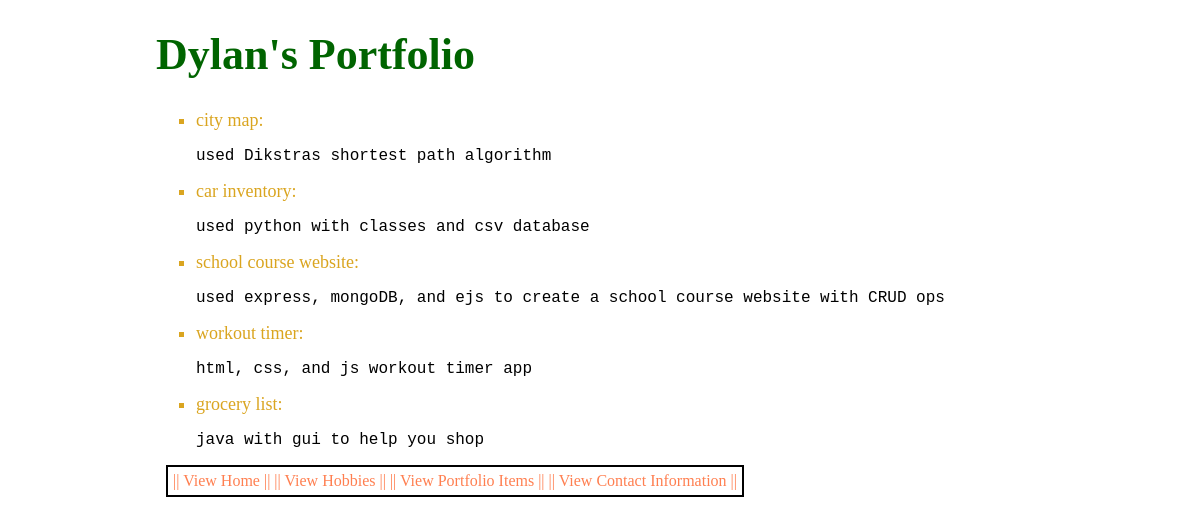
Page /portfolioItem/portfolioItemDetail on the committed database.
### items/models.py (models this page shows, shortened)
class PortfolioItem(models.Model):
    name = models.CharField(max_length=100)
    description = models.TextField()
    img_path = models.CharField(max_length=100, blank=True, null=True)

### items/views.py (the view)
# urls.py: path("portfolioItem/portfolioItemDetail", views.portfolioItemDetail, name="portfolioItem"),
def portfolioItemDetail(request):
    portfolioItemList = PortfolioItem.objects.all()
    context = {"portfolioItemList": portfolioItemList, "apis": apis}
    return render(request, "items/portfolioItemDetail.html", context)

### items/templates/items/portfolioItemDetail.html (shortened to what this page needs)
{% load static %}
<!DOCTYPE html>
<html>
<head>
    <link href="{% static 'css/styles.css' %}" rel="stylesheet">
</head>
<body>
<div class="content">
<h1>Dylan's Portfolio</h1>
    <ul>
    {% for pi in portfolioItemList %}
        <li>{{pi.name}}: </li>
        <p>{{pi.description}}</p>
    {% endfor %}
    </ul>
<div id="home-links">
    {% for api in apis %}
        <a href="{{ api.path }}">|| {{ api.name }} ||</a>
    {% endfor %}
</div>
</div>
</body>
</html>

### items/static/css/styles.css (style rules this page uses)
.content { width: 75%; margin: 0 auto; }
h1 { color: darkgreen; font-size: 44px; }
ul li { font-size: 18px; list-style-type: square; color: goldenrod; }
#home-links { border: 2px solid black; width: fit-content; padding: 5px; font-family: "Malgun Gothic"; margin: 10px; }
#home-links a { text-decoration: none; }
#home-links a:link { color: coral; }
p { font-family: "Courier New"; }

### rows in the picture
PortfolioItem: name "city map", description "used Dikstras shortest path algorithm"
PortfolioItem: name "car inventory", description "used python with classes and csv database"
PortfolioItem: name "school course website", description "used express, mongoDB, and ejs to create a school course website with CRUD ops"
PortfolioItem: name "workout timer", description "html, css, and js workout timer app"
PortfolioItem: name "grocery list", description "java with gui to help you shop"

### other values in the picture
{{ api.name }} "View Home" "View Hobbies" "View Portfolio Items" "View Contact Information"
